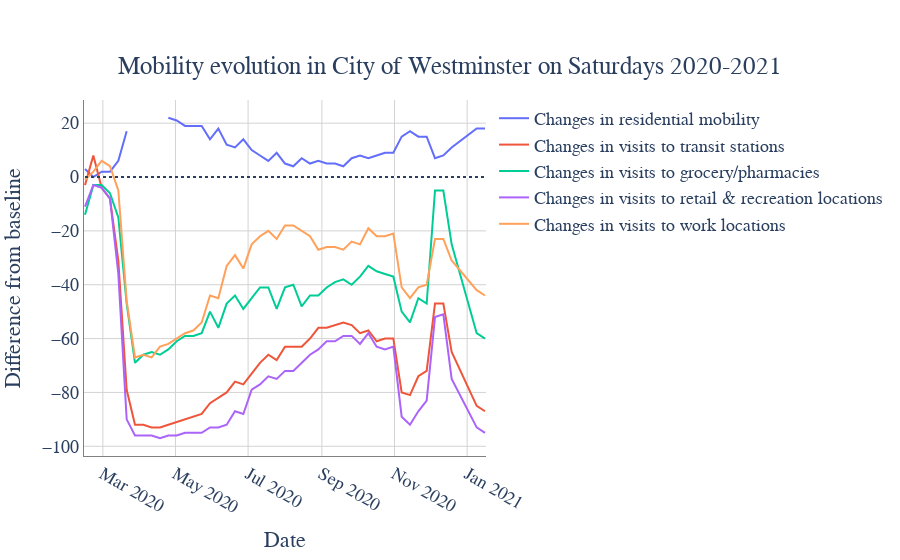

Here is the notebook cell this chart was saved with:
### Code cell
get_plot('City of Westminster', days[5])
